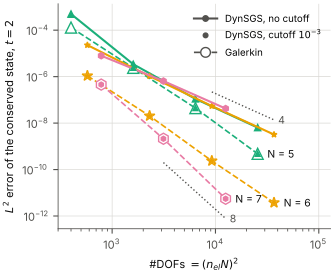

Write the Python code that produced this figure.
# Figure of the one-page DynSGS-cutoff note: state L2 error of the smooth Alfven
# wave at t = 2 against #DOFs, N = 5, 6, 7: Galerkin, DynSGS without the cutoff,
# DynSGS with the cutoff 1e-3 (the deck's default). Reads the case's error store.
import glob, math, os, sys
import matplotlib
matplotlib.use("Agg")
import matplotlib.pyplot as plt

E, OUT = sys.argv[1], sys.argv[2]
R = {}
for f in glob.glob(os.path.join(E, "*.dat")):
    meta, l2 = {}, {}
    for ln in open(f, encoding="utf-8"):
        t = ln.split()
        if not t: continue
        if t[0] == "#": meta.update(dict(s.split("=", 1) for s in t if "=" in s))
        else: l2[t[0]] = float(t[1])
    R[(int(meta["nop"]), int(meta["nelx"]), meta["visc"])] = math.sqrt(sum(v*v for v in l2.values()))

# the case figure's colours (a categorical palette checked for colour-vision
# deficiency on neighbouring curves): N = 5 aqua, 6 yellow, 7 magenta
COL = {5: "#1baf7a", 6: "#eda100", 7: "#e87ba4"}
MK  = {5: "^", 6: "*", 7: "h"}
INK, MUTED = "#0b0b0b", "#52514e"

plt.rcParams.update({"font.size": 8, "axes.edgecolor": MUTED, "axes.labelcolor": INK,
                     "xtick.color": MUTED, "ytick.color": MUTED, "axes.linewidth": 0.6})
fig, ax = plt.subplots(figsize=(3.35, 2.75))
for N in (5, 6, 7):
    ms = sorted({k[1] for k in R if k[0] == N})
    x  = [(m*N)**2 for m in ms]
    g  = [R.get((N, m, "galerkin"))   for m in ms]
    nc = [R.get((N, m, "dsgs_nocut")) for m in ms]
    ct = [R.get((N, m, "dsgs"))       for m in ms]
    c = COL[N]
    ax.plot(x, nc, "-",  color=c, lw=1.5, marker=MK[N], ms=4.5, mfc=c, mec=c, zorder=3)
    ax.plot(x, g,  "--", color=c, lw=1.2, marker=MK[N], ms=8,   mfc="white", mec=c, mew=1.0, zorder=2)
    ax.plot(x, ct, "none", marker=MK[N], ms=3.6, mfc=c, mec=c, zorder=4)
    # direct label at the fine end of the Galerkin curve (text in ink; the
    # marker beside it carries the colour)
    ax.annotate(f"N = {N}", (x[-1], g[-1]), xytext=(7, 0), textcoords="offset points",
                ha="left", va="center", fontsize=7.5, color=INK)
# slope guides beside the curves they describe: 4 above DynSGS without the
# cutoff (N = 6), 8 below Galerkin N = 7
for p, x0, y0, lab in ((4, 9216.0, 2.2e-7, "4"), (8, 3136.0, 2.0e-10, "8")):
    xs = [x0, x0*4.0]; ys = [y0, y0*4.0**(-p/2)]
    ax.plot(xs, ys, ":", color=MUTED, lw=1.0)
    ax.annotate(lab, (xs[1], ys[1]), xytext=(3, 0), textcoords="offset points",
                fontsize=7.5, color=MUTED, va="center")
ax.set_xscale("log"); ax.set_yscale("log"); ax.set_xlim(3.0e2, 1.3e5)
ax.set_xlabel(r"#DOFs $=(n_{el}N)^2$")
ax.set_ylabel(r"$L^2$ error of the conserved state, $t=2$")
ax.grid(True, which="major", color="#d9d8d4", lw=0.5)
ax.set_axisbelow(True)
for sp in ("top", "right"): ax.spines[sp].set_visible(False)
# legend of the three treatments, drawn in neutral ink
from matplotlib.lines import Line2D
h = [Line2D([], [], color=MUTED, lw=1.5, marker="o", ms=4, mfc=MUTED, mec=MUTED, label="DynSGS, no cutoff"),
     Line2D([], [], color=MUTED, lw=0, marker="o", ms=3.4, mfc=MUTED, mec=MUTED, label=r"DynSGS, cutoff $10^{-3}$"),
     Line2D([], [], color=MUTED, lw=1.2, ls="--", marker="o", ms=7, mfc="white", mec=MUTED, label="Galerkin")]
ax.legend(handles=h, loc="upper right", fontsize=7, frameon=False, handlelength=2.4)
fig.tight_layout(pad=0.3)
fig.savefig(OUT, dpi=220)
print("wrote", OUT)
